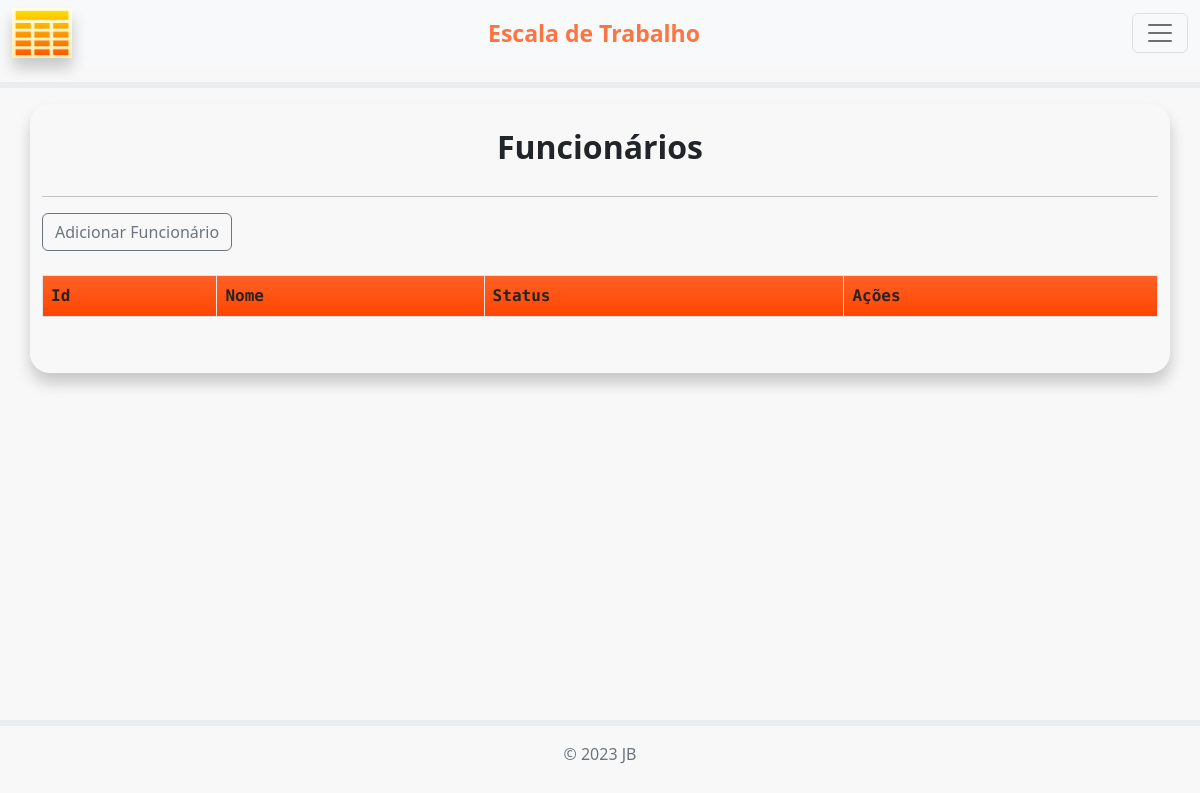
The app's page /lista_funcionarios (signed in), older data.
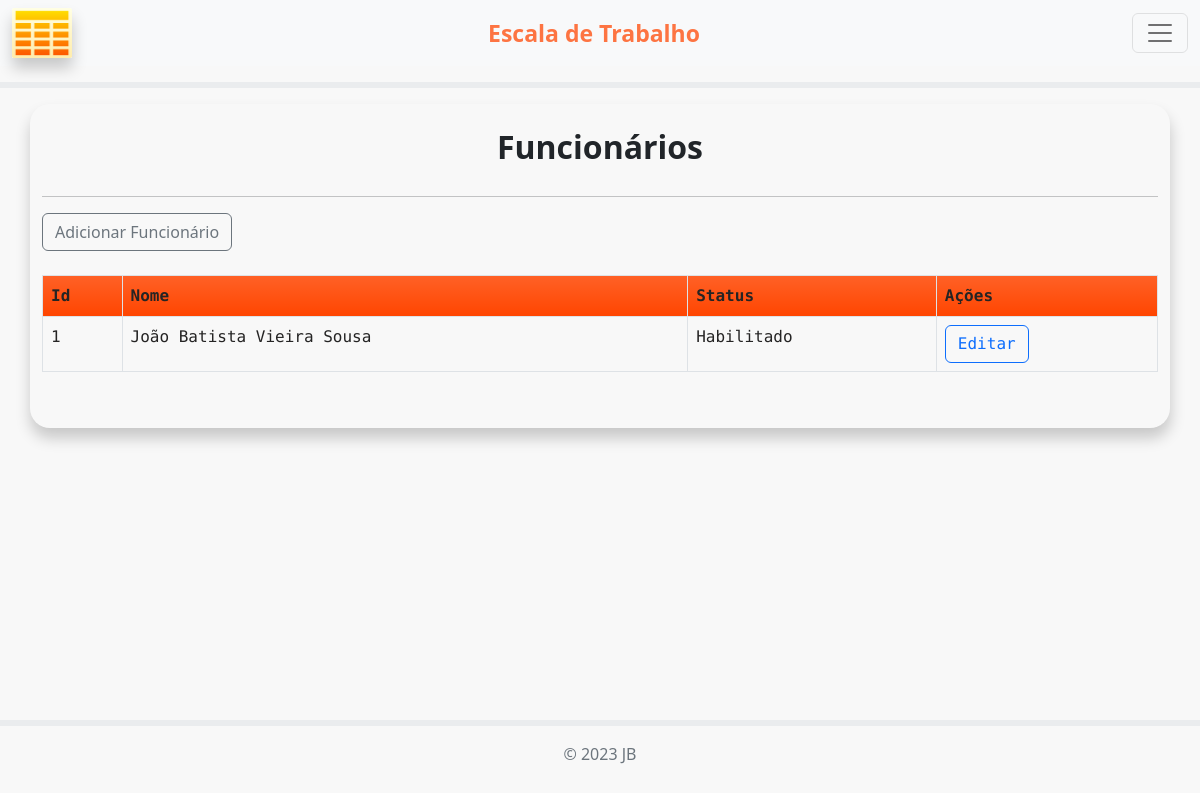
The same page, newer data.
### app.py (models this page shows, shortened)
class tb_Funcionarios(db.Model):  # 'tb_' significa table
    __tablename__ = "Funcionarios"
    id = db.Column(db.Integer, primary_key=True, autoincrement=True, nullable=False)
    nome = db.Column(db.String(50), nullable=False)  # Nome do funcionário
    status = db.Column(db.Integer, nullable=False, default=1)  # Verifica se o funcionário está habilitado

### app.py (the view)
@app.route('/lista_funcionarios')
@login_required
def lista_funcionarios():
    page = request.args.get('page', 1, type=int)
    per_page = 100
    todos_funcionarios = tb_Funcionarios.query.paginate(page=page, per_page=per_page)
    return render_template("funcionarios.html", funcionarios=todos_funcionarios)

### app.py (called while the page is built)
@login_manager.user_loader  # usado para recarregar o id do usuário autenticado
def load_user(user_id):
    return User.query.filter_by(id=user_id).first()

### templates/funcionarios.html
{% extends 'index.html' %}
{% block conteudo %}
  <div class="container" id="lista">
	<br>
	<h2>Funcionários</h2>
	<hr>
	<a href="{{url_for('cria_funcionario')}}" class="btn btn-outline-secondary">Adicionar Funcionário</a>
	<br><br>
	<table class="table table-bordered table">
		<thead class="table">
			<tr>
			  <th scope="col">Id</th>
			  <th scope="col">Nome</th>
			  <th scope="col">Status</th>
			  <th scope="col">Ações</th>
			</tr>
		</thead>
		<tbody>
			{% for funcionario in funcionarios.items %}
				<tr>
					<td>{{funcionario.id}}</td>
					<td>{{funcionario.nome}}</td>
					{% if funcionario.status == 0 %}
					    <td>Desabilitado</td>
					{% elif funcionario.status == 1 %}
					    <td>Habilitado</td>
					{% endif %}
					<td>
						<a href="{{funcionario.id}}/atualiza_funcionario" class="btn btn-outline-primary btn-xs">Editar</a>
					</td>
				</tr>
			{% endfor %}
		</tbody>
	  </table>
    <br>
  </div>
{% endblock conteudo %}

Row changes from the older to the newer data that the page shows:
added tb_Funcionarios: id "1", nome "João Batista Vieira Sousa", status "Habilitado"
